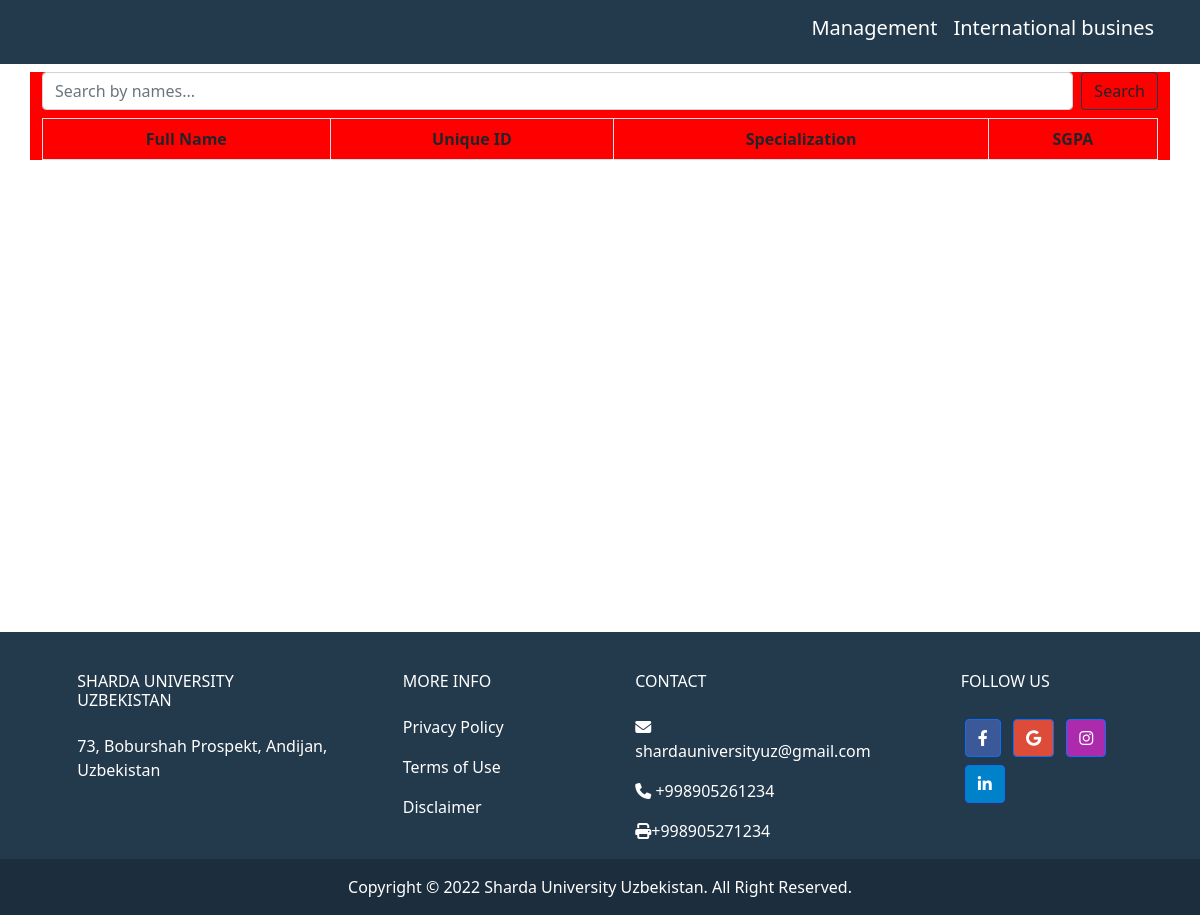
Page /spec/5 on the earlier database version.
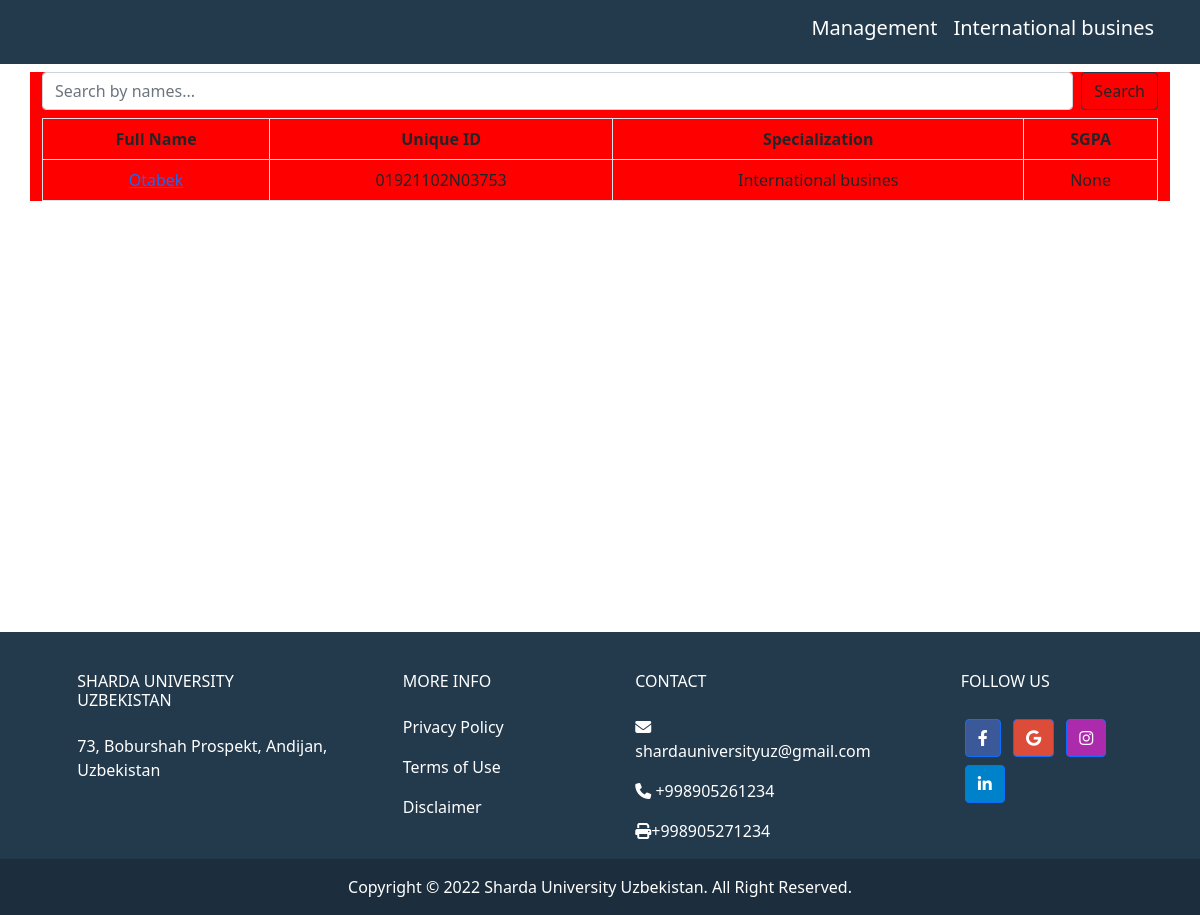
Same page on the later database version.
### main/models.py (models this page shows, shortened)
class Specialization(models.Model):
    name = models.CharField(max_length=100, null=True)
    branch = models.ForeignKey(Branch, on_delete=models.CASCADE, related_name='faculty', null=True)
    def __str__(self):
        return self.name

class Student(models.Model):
    name = models.CharField(max_length=100, null=True, blank=True)
    unique_id = models.CharField(max_length=12, blank=True, null=True, unique=True)
    group = models.ForeignKey(Group, on_delete=models.DO_NOTHING,related_name="students")
    specializetion = models.ForeignKey(Specialization, on_delete=models.CASCADE)
    cgpa = models.FloatField(null=True, blank=True)
    sgpa = models.FloatField(null=True, blank=True)

### main/views.py (the view)
# urls.py: path('spec/<int:id>', views.spec, name='spec'),
def spec(request, id):
    spec = Specialization.objects.get(id = id)
    search = request.GET.get('search')
    if search:
        search = search.capitalize()
        print(search)
        students = group.students.filter(name__startswith = search)
    else:
        students = group.students.all()
    students = group.students.filter(specializetion = spec)
    spec = Specialization.objects.filter(branch = group.course)
    return render(request, 'spec.html', {'students' : students, 'specs' :spec}  )

### templates/spec.html (shortened to what the changed rows need)
{% load static %}
<!DOCTYPE html>
<html lang="en">
<head>
  <link href="https://cdn.jsdelivr.net/npm/bootstrap@5.0.2/dist/css/bootstrap.min.css" rel="stylesheet"
>
  <link rel="stylesheet" href="../styles/groups.css">
  <link rel="stylesheet" href="https://cdnjs.cloudflare.com/ajax/libs/font-awesome/6.1.1/css/all.min.css"
 />
</head>
<body>
  <header style="background-color:#23394c;color:white">
    <nav class="nav d-flex justify-content-between container navbar navbar-expand-sm  p-2">
      <div>
        <ul class="list-unstyled navbar-nav">
          {% for spec in specs %}
          <li class="nav-item"><a class="text-decoration-none nav-link text-white h5"
              href="{% url 'spec'  spec.id %}">{{spec.name}}</a></li>
          {% endfor %}
        </ul>
      </div>
    </nav>
  </header>
  <div style="min-height:70vh">
    <main class="content container">
      <table class="table table-bordered table-responsive">
        <thead>
          <tr>
            <th>Full Name</th>
            <th>Unique ID</th>
            <th>Specialization</th>
            <th>SGPA</th>
          </tr>
        </thead>
        <tbody>
          {% for student in students %}
          <tr>
            <td><a  href="{% url 'studentinfo' student.name student.id %}"> {{student.name}} </a></td>
            <td>{{student.unique_id}}</td>
            <td>{{student.specializetion}}</td>
            <td>{{student.sgpa}}</td>
          </tr>
          {% endfor %}
        </tbody>
      </table>
    </main>
  </div>
</body>
</html>

Differences in the rows shown:
added Student: name "Otabek", unique_id "01921102N03753", specializetion "International busines", sgpa "None"
